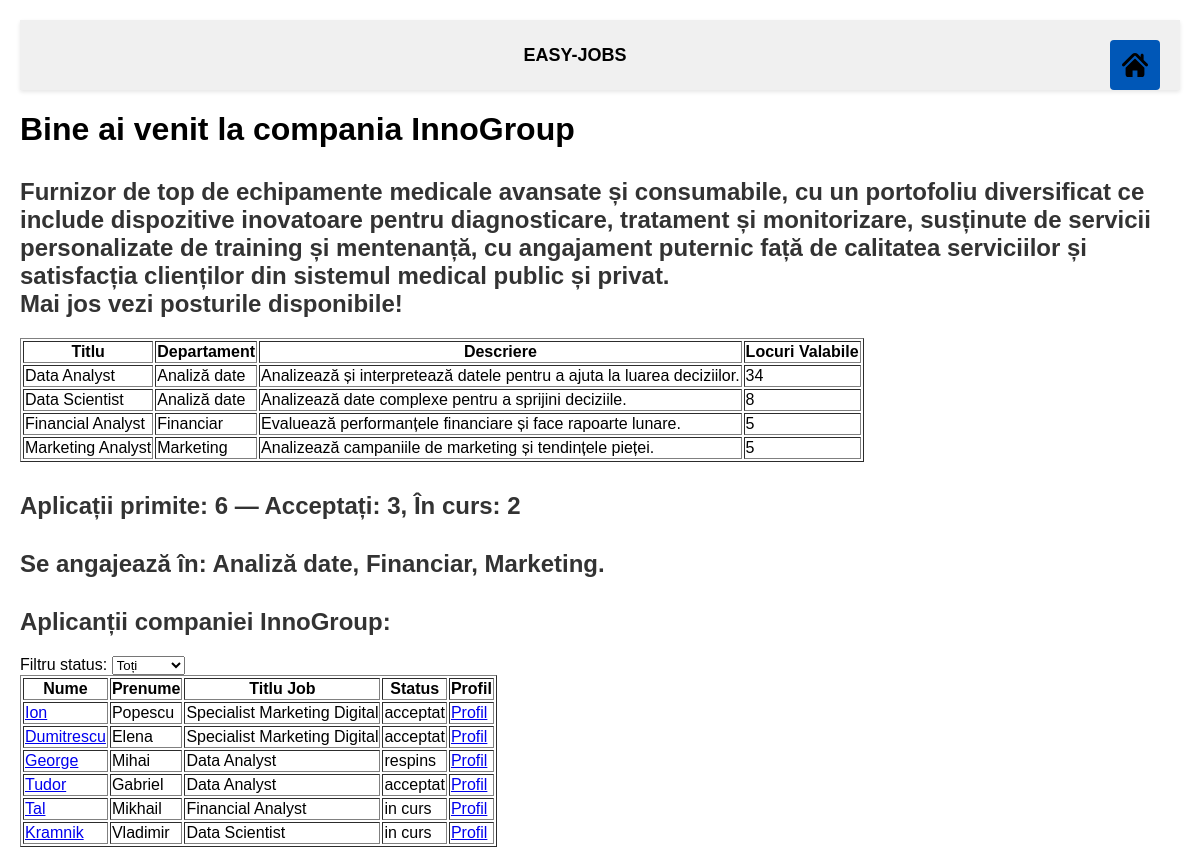
Screenshot of /firme.php?nume=InnoGroup with the database file from the repository.
### tables this page shows
CREATE TABLE `companii` (
  `id_companie` int(11) NOT NULL,
  `nume` varchar(255) NOT NULL,
  `email` varchar(255) NOT NULL,
  `telefon` varchar(50) DEFAULT NULL,
  `vechime` int(11) DEFAULT NULL,
  `descriere` text DEFAULT NULL,
  `id_adresa` int(11) DEFAULT NULL
);

CREATE TABLE `joburi` (
  `id_job` int(11) NOT NULL,
  `titlu` varchar(255) NOT NULL,
  `descriere` text DEFAULT NULL,
  `id_companie` int(11) DEFAULT NULL,
  `status` int(11) DEFAULT NULL,
  `locuri_valabile` int(11) DEFAULT NULL,
  `id_departament` int(11) DEFAULT NULL
);

CREATE TABLE `departamente` (
  `id_departament` int(11) NOT NULL,
  `nume` varchar(40) NOT NULL
);

CREATE TABLE `aplicanti` (
  `id_aplicant` int(11) NOT NULL,
  `nume` varchar(255) NOT NULL,
  `prenume` varchar(255) DEFAULT NULL,
  `email` varchar(255) NOT NULL,
  `CNP` varchar(255) DEFAULT NULL,
  `telefon` varchar(50) DEFAULT NULL,
  `cv_link` varchar(255) DEFAULT NULL,
  `id_adresa` int(11) DEFAULT NULL
);

CREATE TABLE `status_aplicare` (
  `id_status` int(11) NOT NULL,
  `denumire` varchar(50) DEFAULT NULL
);

### firme.php (the view, shortened to what this page needs)
<?php
include('db.php');
?>
<!DOCTYPE html>
<html lang="ro">
<head>
    <link rel="stylesheet" href="style.css">
</head>
<body>
    <div class="taskbar">
        <div class="titlu">EASY-JOBS</div>
        <div style="display: flex; justify-content: flex-end;">
            <form action="index.php" method="get">
                <button type="submit" class="btn-home" title="Pagina principală">
                    </button>
            </form>
        </div>
    </div>
    <div>
        <?php
        if (isset($_GET['nume'])) {
            $nume_companie = $_GET['nume'];
            $stmt = $conn->prepare("SELECT descriere, id_companie FROM companii WHERE nume = ?");
            $stmt->bind_param("s", $nume_companie);
            $stmt->execute();
            $stmt->bind_result($descriere, $id_companie);
            echo "<h1>Bine ai venit la compania <strong>" . htmlspecialchars($nume_companie) . "</strong></h1>";
            if ($descriere)
                echo "<h2>" . htmlspecialchars($descriere) . "<br>Mai jos vezi posturile disponibile!</h2>";
            $stmt = $conn->prepare("
                SELECT DISTINCT d.nume
                FROM joburi j
                JOIN departamente d ON j.id_departament = d.id_departament
                WHERE j.id_companie = ? AND j.status = 1");
            $stmt->bind_param("i", $id_companie);
            $stmt->execute();
            $res = $stmt->get_result();
            $departamente = [];
            while ($row = $res->fetch_assoc()) {
                $departamente[] = $row['nume'];
            }
        } else {
            echo "<h1>*Acesta este un secret.. Shh. Nu mai spune la nimeni și întoarce-te pe index...</h1>";
            exit;
        }
        ?>
    </div>
    <div>
        <table border="1">
            <tr>
                <th>Titlu</th>
                <th>Departament</th>
                <th>Descriere</th>
                <th>Locuri Valabile</th>
            </tr>
            <?php
            $stmt = $conn->prepare("
                SELECT j.titlu, d.nume AS departament, j.descriere, j.locuri_valabile
                FROM joburi j
                JOIN departamente d ON j.id_departament = d.id_departament
                WHERE j.id_companie = ? AND j.status = 1
                ORDER BY j.locuri_valabile DESC
            ");
            $stmt->bind_param("i", $id_companie);
            $stmt->execute();
            $res = $stmt->get_result();
            while ($row = $res->fetch_assoc()) {
                echo "<tr>
                    <td>" . htmlspecialchars($row['titlu']) . "</td>
                    <td>" . htmlspecialchars($row['departament']) . "</td>
                    <td>" . htmlspecialchars($row['descriere']) . "</td>
                    <td>" . htmlspecialchars($row['locuri_valabile']) . "</td>
                </tr>";
            }
            ?>
        </table>
    </div>
    <?php
    $stmt = $conn->prepare("
        SELECT
            SUM(CASE WHEN a.id_status = 2 THEN 1 ELSE 0 END) AS acceptati,
            SUM(CASE WHEN a.id_status = 1 THEN 1 ELSE 0 END) AS incurs,
            SUM(CASE WHEN a.id_status = 3 THEN 1 ELSE 0 END) AS respinsi
        FROM aplicari a
        JOIN joburi j ON a.id_job = j.id_job
        WHERE j.id_companie = ?");
    $stmt->bind_param("i", $id_companie);
    $stmt->execute();
    $stmt->bind_result($acc, $curs, $resp);
    $stmt->fetch();
    $total = $acc + $curs + $resp;
    echo "<h2>Aplicații primite: $total &mdash; Acceptați: $acc, În curs: $curs</h2>";
    if (!empty($departamente)) {
        echo "<h2>Se angajează în: " . implode(', ', array_map('htmlspecialchars', $departamente)) . ".</h2>";
    }
    ?>
    <h2>Aplicanții companiei <?php echo htmlspecialchars($nume_companie); ?>:</h2>
    <form method="get" action="">
        <label for="filtru">Filtru status:</label>
        <select name="filtru" id="filtru" onchange="this.form.submit()">
            <option value="">Toți</option>
        </select>
    </form>
    <div>
        <table border="1">
            <tr>
                <th>Nume</th>
                <th>Prenume</th>
                <th>Titlu Job</th>
                <th>Status</th>
                <th>Profil</th>
            </tr>
            <?php
            $filtru = isset($_GET['filtru']) ? $_GET['filtru'] : '';
            if ($filtru !== "") {
                $stmt = $conn->prepare("
                    SELECT ap.id_aplicant, ap.nume, ap.prenume, j.titlu, sa.denumire
                    FROM aplicari a
                    JOIN aplicanti ap ON a.id_aplicant = ap.id_aplicant
                    JOIN joburi j ON a.id_job = j.id_job
                    JOIN status_aplicare sa ON a.id_status = sa.id_status
                    WHERE j.id_companie = ? AND a.id_status = ?");
                $stmt->bind_param("ii", $id_companie, $filtru);
            } else {
                $stmt = $conn->prepare("
                    SELECT ap.id_aplicant, ap.nume, ap.prenume, j.titlu, sa.denumire
                    FROM aplicari a
                    JOIN aplicanti ap ON a.id_aplicant = ap.id_aplicant
                    JOIN joburi j ON a.id_job = j.id_job
                    JOIN status_aplicare sa ON a.id_status = sa.id_status
                    WHERE j.id_companie = ?");
                $stmt->bind_param("i", $id_companie);
            }
            $stmt->execute();
            $res = $stmt->get_result();
            while ($row = $res->fetch_assoc()) {
                $link = "aplicant.php?id=" . urlencode($row['id_aplicant']);
                echo "<tr>
                    <td><a href='$link'>" . htmlspecialchars($row['nume']) . "</a></td>
                    <td>" . htmlspecialchars($row['prenume']) . "</td>
                    <td>" . htmlspecialchars($row['titlu']) . "</td>
                    <td>" . htmlspecialchars($row['denumire']) . "</td>
                    <td><a href='$link'>Profil</a></td>
                </tr>";
            }
            ?>
        </table>
    </div>
</body>
</html>

### style.css (style rules this page uses)
.taskbar { display: flex; align-items: center; justify-content: space-between; background-color: #f0f0f0; padding: 10px 20px; box-shadow: 0 2px 4px rgba(0,0,0,0.1); height: 50px; }
.taskbar .titlu { flex-grow: 1; text-align: center; font-weight: bold; font-size: 18px; }
.taskbar form { margin: 0; }
.btn-home { background-color: transparent; border: none; cursor: pointer; width: 50px; height: 50px; }
.btn-home svg { width: 100%; height: 100%; fill: black; }
body { margin: 20px; font-family: Arial, sans-serif; }
form[action="index.php"] { margin-top: 20px; display: flex; flex-wrap: wrap; align-items: center; gap: 10px; }
form[action="index.php"] button { background-color: #0057b7; color: white; padding: 7px 12px; border: none; border-radius: 4px; cursor: pointer; }
h2 { margin-top: 30px; color: #333; }

### rows the page displays
companii: descriere "Furnizor de top de echipamente medicale avansate și consumabile, cu un portofoliu diversificat ce include dispozitive inovatoare pentru diagnosticare, tratament și monitorizare, susținute de servicii personalizate de training și mentenanță, cu angajament puternic față de calitatea serviciilor și satisfacția clienților din sistemul medical public și privat."
joburi: titlu "Data Analyst", id_departament.nume "Analiză date", descriere "Analizează și interpretează datele pentru a ajuta la luarea deciziilor.", locuri_valabile "34"
joburi: titlu "Data Scientist", id_departament.nume "Analiză date", descriere "Analizează date complexe pentru a sprijini deciziile.", locuri_valabile "8"
joburi: titlu "Financial Analyst", id_departament.nume "Financiar", descriere "Evaluează performanțele financiare și face rapoarte lunare.", locuri_valabile "5"
joburi: titlu "Marketing Analyst", id_departament.nume "Marketing", descriere "Analizează campaniile de marketing și tendințele pieței.", locuri_valabile "5"
aplicanti: nume "Ion", prenume "Popescu", joburi.titlu "Specialist Marketing Digital", status_aplicare.denumire "acceptat"
aplicanti: nume "Dumitrescu", prenume "Elena", joburi.titlu "Specialist Marketing Digital", status_aplicare.denumire "acceptat"
aplicanti: nume "George", prenume "Mihai", joburi.titlu "Data Analyst", status_aplicare.denumire "respins"
aplicanti: nume "Tudor", prenume "Gabriel", joburi.titlu "Data Analyst", status_aplicare.denumire "acceptat"
aplicanti: nume "Tal", prenume "Mikhail", joburi.titlu "Financial Analyst", status_aplicare.denumire "in curs"
aplicanti: nume "Kramnik", prenume "Vladimir", joburi.titlu "Data Scientist", status_aplicare.denumire "in curs"

### other values shown
$nume_companie "InnoGroup"
$total "6"
$acc "3"
$curs "2"
implode(', ', array_map('htmlspecialchars', $departamente)) "Analiză date, Financiar, Marketing"
